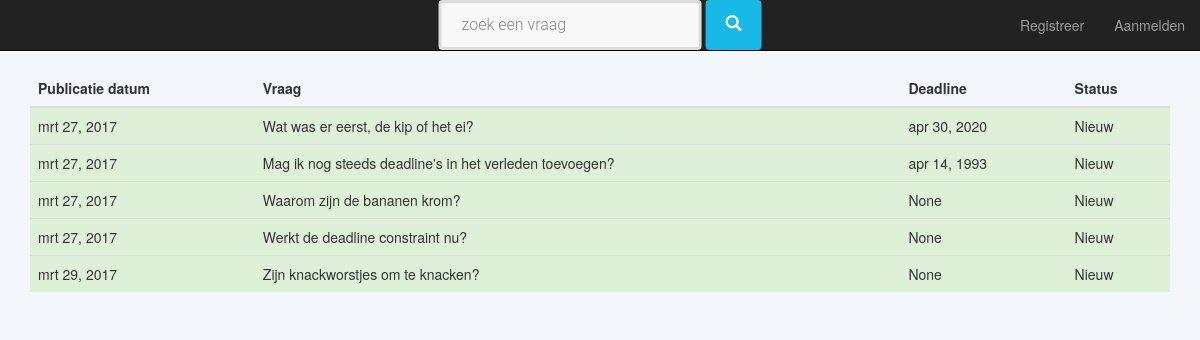
The app's page /dbwwinkel/list_questions, older data.
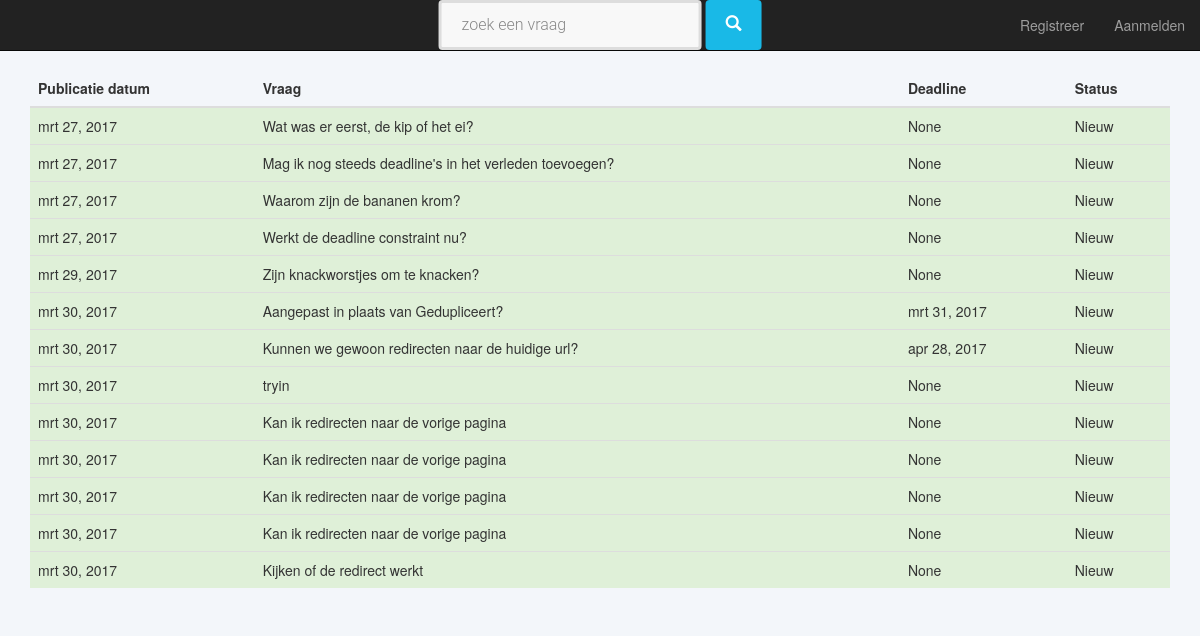
The same page, newer data.
### dbwwinkel/models.py (models this page shows, shortened)
class Question(models.Model):
    question_text = models.TextField()
    reason = models.TextField()
    purpose = models.TextField()
    own_contribution = models.TextField()
    remarks = models.TextField(blank = True)
    internal_remarks = models.TextField(blank = True)
    how_know_WW = models.TextField(blank = True)
    deadline = models.DateField(blank = True, null = True)
    public = models.BooleanField()
    creation_date = models.DateTimeField(default = timezone.now)
    active = models.BooleanField(default=True)
    status = models.ForeignKey(State)
    organisation = models.ForeignKey(settings.AUTH_USER_MODEL)
    def get_status_name(self):
        return self.status.state
    status_name = property(get_status_name)

class State(models.Model):
  state = models.CharField(max_length = 10)

### dbwwinkel/views.py (the view)
def list_questions(request):
    all_questions = Question.objects.all()
    status_lst = State.objects.all()
    context = {'questions': all_questions,
               'state_names': status_lst
               }
    return render(request,'dbwwinkel/question_list.html', context)

### dbwwinkel/templates/dbwwinkel/question_list.html (shortened to what this page needs)
{% extends 'base/base.html' %}
{% load static %}
{% block content %}
<div class="container">
  <table class="table table-hover ">
    <thead>
      <tr>
        <th>Publicatie datum</th>
        <th>Vraag</th>
        <th>Deadline</th>
      <th>Status</th>
      </tr>
    </thead>
      <tbody>
      {% for question in questions %}
          <tr {% if question.status.id  ==  1%} class = "table-row success"
              {% else %}  class ="table-row"
              {% endif %}
              data-href = "{% url 'detail_organisation' question.id %}" style="cursor: pointer;">
            <td>{{ question.creation_date.date }}</td>
            <td>{{question.question_text  }}</td>
            <td>{{ question.deadline }}</td>
            <td>{{ question.status_name}}</td>
          </tr>
      {% endfor %}
      </tbody>
  </table>
</div>
{% endblock %}

### templates/base/base.html (shortened to what this page needs)
{% load cms_tags sekizai_tags static menu_tags  %}
<!doctype html>
<html>
    <head>
    <link rel="stylesheet" href="{% static 'dbwwinkel/css/bootstrap.css' %}">
    <link rel="stylesheet" href="{% static 'dbwwinkel/css/wwinkel.css' %} ">
    </head>
    <body>
        <nav class="navbar navbar-t navbar-inverse bg-inverse navbar-fixed-top">
             <ul class = "nav navbar-nav navbar-center">
              <li class="nav-item">
                 <form action =  "{% url 'list_questions' %}" >
                    <div class ="form-inline">
                    <input type ="text" placeholder="zoek een vraag">
                    <button type="submit" class="btn btn-default">
                        <i class ="glyphicon glyphicon-search"></i>
                        </button>
                    </div>
                    </form>
                </li>
            </ul>
            <ul class="nav navbar-nav navbar-right">
                {% if user.is_authenticated %}
                    <li class="nav-item">
                        <a href="{% url 'register_question' %}">Stel een vraag</a>
                    </li>
                    <li class="nav-item">
                    <a href="{% url 'logout' %}">Afmelden</a>
                    </li>
                {% else %}
                <li class="nav-item">
                    <a href= #>Registreer</a>
                </li>
                <li class="nav-item">
                    <a href={% url 'login' %}>Aanmelden</a>
                </li>
                {% endif %}
            </ul>
</nav>
           {% block content %}{% endblock content %}
    </body>
</html>

### dbwwinkel/static/dbwwinkel/css/wwinkel.css (style rules this page uses)
body { background-color: #F3F6FA; padding-top: 70px; }
input[type="text"], input[type="password"], input[type= "number"], input[type = "email"], input[type = "tel"], input[type = "url"], input[type = "date"], textarea,select.form-control { height: 50px; margin: 0; padding: 0 20px; vertical-align: middle; background: #f8f8f8; border: 3px solid #ddd; font-family: 'Roboto', sans-serif; font-size: 16px; font-weight: 300; line-height: 50px; color: #888; -moz-border-radius: 4px; -webkit-border-radius: 4px; border-radius: 4px; -moz-box-shadow: none; -webkit-box-shadow: none; box-shadow: none; -o-transition: all .3s; -moz-transition: all .3s; -webkit-transition: all .3s; -ms-transition: all .3s; transition: all .3s; }
button.btn { height: 50px; margin: 0; padding: 0 20px; vertical-align: middle; background: #19b9e7; border: 0; font-family: 'Roboto', sans-serif; font-size: 16px; font-weight: 300; line-height: 50px; color: #fff; -moz-border-radius: 4px; -webkit-border-radius: 4px; border-radius: 4px; text-shadow: none; -moz-box-shadow: none; -webkit-box-shadow: none; box-shadow: none; -o-transition: all .3s; -moz-transition: all .3s; -webkit-transition: all .3s; -ms-transition: all .3s; transition: all .3s; }
.navbar-nav.navbar-right:last-child { margin-right: 0; }
@media (min-width: 768px) { .navbar-nav.navbar-center { position: absolute; left: 50%; transform: translatex(-50%); } }

Row changes from the older to the newer data that the page shows:
changed Question "Wat was er eerst, de kip of het ei?": deadline "apr 30, 2020" → "None"
changed Question "Mag ik nog steeds deadline's in het verleden toevoegen?": deadline "apr 14, 1993" → "None"
added Question: creation_date "mrt 30, 2017", question_text "Aangepast in plaats van Gedupliceert?", deadline "mrt 31, 2017", status_name "Nieuw"
added Question: creation_date "mrt 30, 2017", question_text "Kunnen we gewoon redirecten naar de huidige url?", deadline "apr 28, 2017", status_name "Nieuw"
added Question: creation_date "mrt 30, 2017", question_text "tryin", deadline "None", status_name "Nieuw"
added Question: creation_date "mrt 30, 2017", question_text "Kan ik redirecten naar de vorige pagina", deadline "None", status_name "Nieuw"
added Question: creation_date "mrt 30, 2017", question_text "Kan ik redirecten naar de vorige pagina", deadline "None", status_name "Nieuw"
added Question: creation_date "mrt 30, 2017", question_text "Kan ik redirecten naar de vorige pagina", deadline "None", status_name "Nieuw"
added Question: creation_date "mrt 30, 2017", question_text "Kan ik redirecten naar de vorige pagina", deadline "None", status_name "Nieuw"
added Question: creation_date "mrt 30, 2017", question_text "Kijken of de redirect werkt", deadline "None", status_name "Nieuw"
